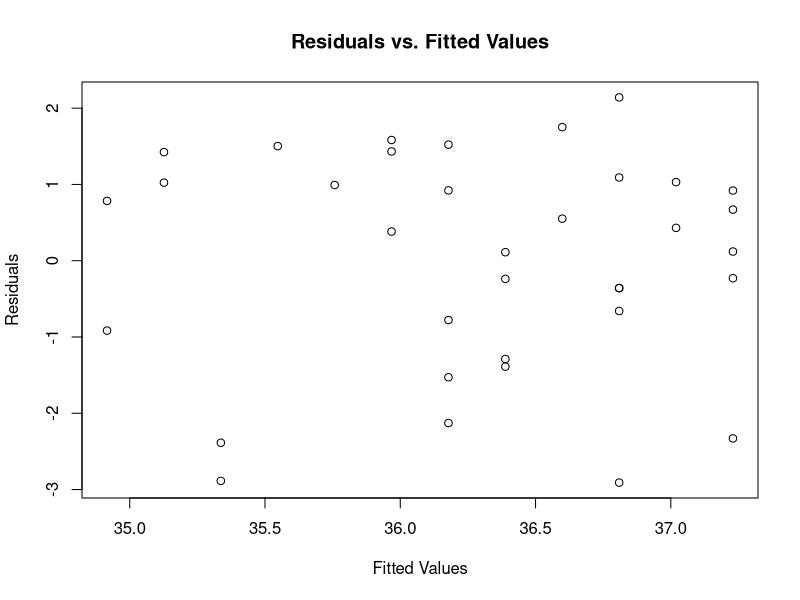
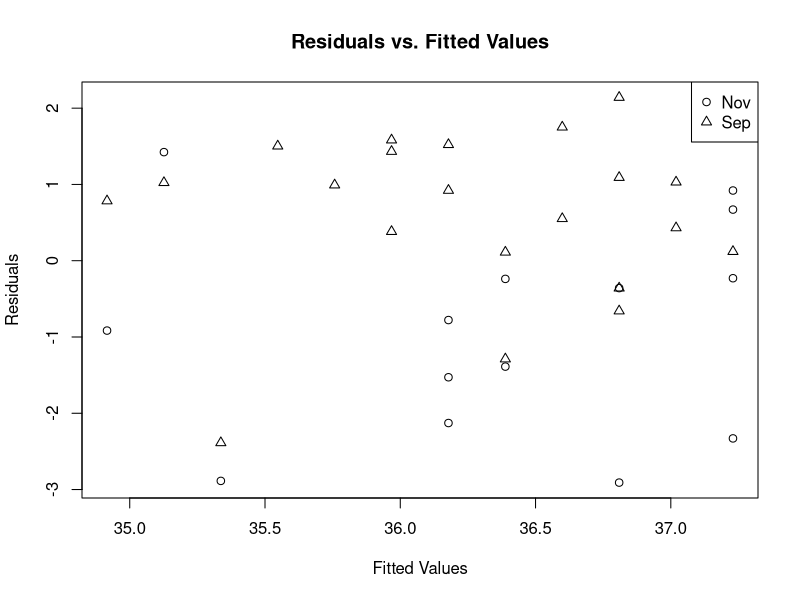
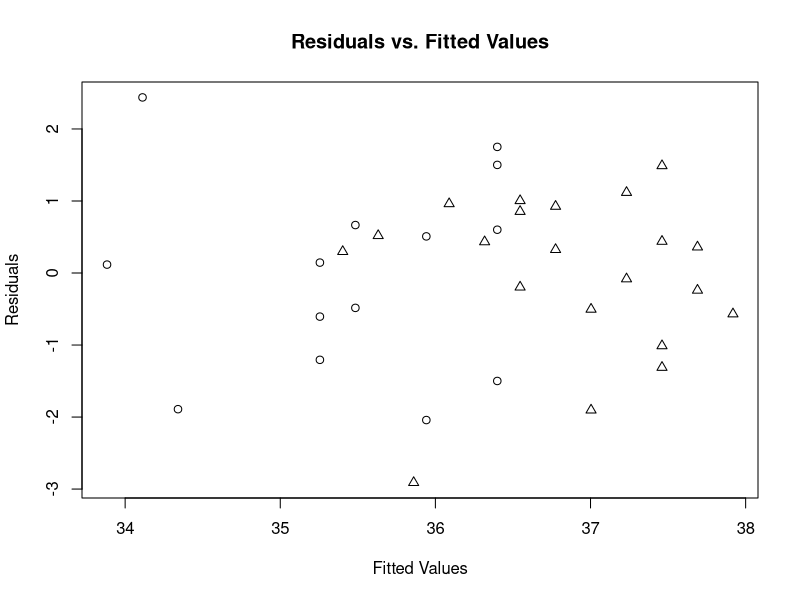

These figures' R source, in order:
## ---- chunk 1
fishEggs <- read.csv("../data/FishEggs.csv", header = TRUE)
attach(fishEggs)
## ---- chunk 2
model <- lm(PctDM ~ Age, data = fishEggs)
summary(model)
## ---- chunk 3
summary(model)$r.squared
## ---- chunk 4
summary(model)$coefficients
## ---- chunk 5
plot(model$fitted.values, model$residuals, xlab = "Fitted Values", ylab = "Residuals", main = "Residuals vs. Fitted Values")
## ---- chunk 6
plot(model$fitted.values, model$residuals, xlab = "Fitted Values", ylab = "Residuals", main = "Residuals vs. Fitted Values", pch = ifelse(Month == "Sep", 1, 2))
legend("topright", legend = c("Nov", "Sep"), pch = c(1, 2))
## ---- chunk 7
model2 <- lm(PctDM ~ Age + Sept + Age:Sept, data = fishEggs)
summary(model2)
## ---- chunk 8
model3 <- lm(PctDM ~ Age + Sept, data = fishEggs)
summary(model3)
## ---- chunk 9
summary(model3)$r.squared
## ---- chunk 10
plot(model3$fitted.values, model3$residuals, xlab = "Fitted Values", ylab = "Residuals", main = "Residuals vs. Fitted Values", pch = ifelse(Month == "Sep", 1, 2))
